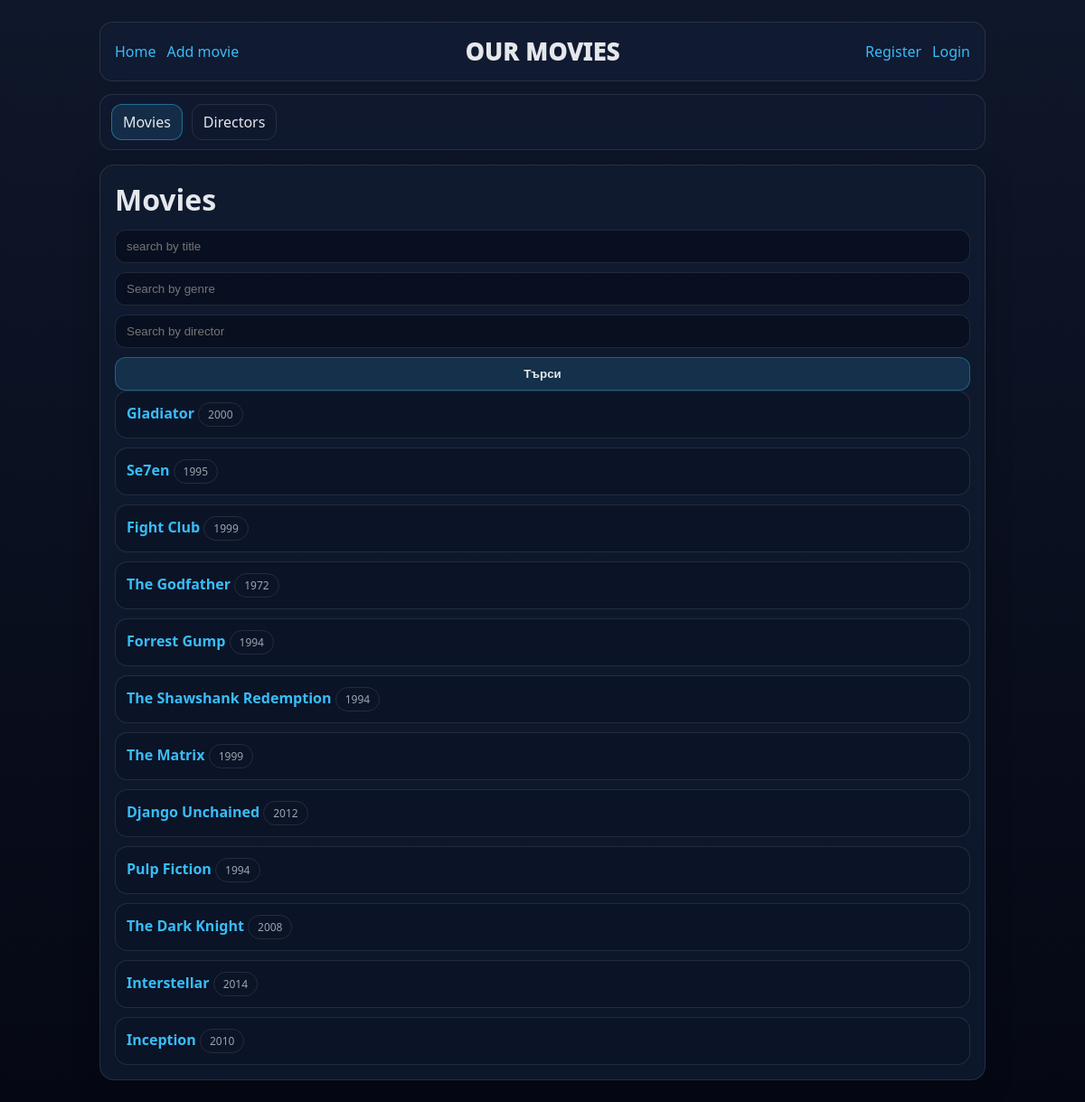
The page / on the database its author committed.
### model.py (models this page shows)
class Movie(db.Model):
    __tablename__ = "movies"
    id = db.Column(db.Integer, primary_key=True)
    title = db.Column(db.String(200), nullable=False, index=True)
    year = db.Column(db.Integer, nullable=True, index=True)
    duration_minutes = db.Column(db.Integer, nullable=True)
    description = db.Column(db.Text, nullable=True)
    poster_url = db.Column(db.String(500), nullable=True)
    trailer_url = db.Column(db.String(500), nullable=True)
    created_at = db.Column(db.DateTime, default=datetime.utcnow, nullable=False)
    director_id = db.Column(
        db.Integer,
        db.ForeignKey("directors.id", ondelete="SET NULL"),
        nullable=True,
        index=True,
    )
    director = db.relationship("Director", back_populates="movies")
    reviews = db.relationship("Review", back_populates="movie", cascade="all, delete-orphan")
    favorites = db.relationship("Favorite", back_populates="movie", cascade="all, delete-orphan")
    genres = db.relationship("Genre", secondary=movie_genres, back_populates="movies")

### app.py (the view)
@app.route("/")
def index():
    q = request.args.get("q", "").strip()
    genre = request.args.get("genre", "").strip()
    director = request.args.get("director", "").strip()
    query = Movie.query
    if q:
        query = query.filter(Movie.title.ilike(f"%{q}%"))
    if director:
        query = query.join(Director).filter(Director.name.ilike(f"%{director}%"))
    if genre:
        query = query.join(Movie.genres).filter(Genre.name.ilike(f"%{genre}%"))
    movies = query.order_by(Movie.created_at.desc()).all()
    return render_template("index.html", movies=movies, q=q, genre=genre, director=director)

### templates/index.html (shortened to what this page needs)
{% extends "base.html" %}
{% block content %}
<h1>Movies</h1>
<form method="get">
  <input name="q" placeholder="search by title" value="{{ q or '' }}">
  <input name="genre" placeholder="Search by genre" value="{{ genre or '' }}">
  <input name="director" placeholder="Search by director" value="{{ director or '' }}">
  <button type="submit">Търси</button>
</form>
<ul class="list">
  {% for m in movies %}
    <li>
      <a href="{{ url_for('movie_detail', movie_id=m.id) }}"><b>{{ m.title }}</b></a>
      {% if m.year %}<span class="badge">{{ m.year }}</span>{% endif %}
    </li>
  {% else %}
    <li>No movies yet</li>
  {% endfor %}
</ul>
{% endblock %}

### static/style.css (style rules this page uses)
:root { --bg:#0f172a; --panel:#111c33; --panel2:#0b1224; --text:#e5e7eb; --muted:#9ca3af; --brand:#38bdf8; --ok:#22c55e; --bad:#ef4444; --border:rgba(255,255,255,.10); }
* { box-sizing:border-box; }
body { margin:0; font-family: system-ui, -apple-system, Segoe UI, Roboto, Arial, sans-serif; background: linear-gradient(180deg, var(--bg), #050814); color: var(--text); }
a { color: var(--brand); text-decoration:none; }
h1,h2,h3 { margin: 0 0 12px; }
.list { list-style:none; padding:0; margin:0; display:grid; gap:10px; }
.list li { padding:12px; border:1px solid var(--border); border-radius:14px; background: rgba(11, 18, 36, .6); }
.badge { display:inline-block; padding:4px 10px; border-radius:999px; border:1px solid var(--border); color: var(--muted); font-size: 12px; }
form { display:grid; gap:10px; }
input, textarea { width:100%; padding:10px 12px; border-radius:12px; border:1px solid var(--border); background: rgba(5, 8, 20, .55); color: var(--text); outline:none; }
button { padding:10px 14px; border-radius:12px; border:1px solid rgba(56,189,248,.35); background: rgba(56,189,248,.14); color: var(--text); cursor:pointer; font-weight:600; }

### rows shown on the page
Movie: title "Gladiator", year "2000"
Movie: title "Se7en", year "1995"
Movie: title "Fight Club", year "1999"
Movie: title "The Godfather", year "1972"
Movie: title "Forrest Gump", year "1994"
Movie: title "The Shawshank Redemption", year "1994"
Movie: title "The Matrix", year "1999"
Movie: title "Django Unchained", year "2012"
Movie: title "Pulp Fiction", year "1994"
Movie: title "The Dark Knight", year "2008"
Movie: title "Interstellar", year "2014"
Movie: title "Inception", year "2010"
